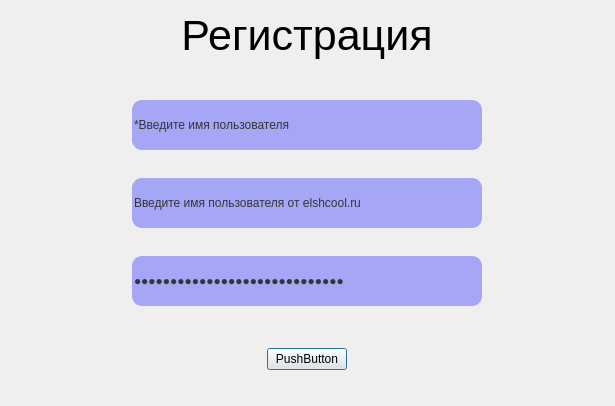
<?xml version="1.0" encoding="UTF-8"?>
<ui version="4.0">
 <class>Dialog</class>
 <widget class="QDialog" name="Dialog">
  <property name="geometry">
   <rect>
    <x>0</x>
    <y>0</y>
    <width>615</width>
    <height>406</height>
   </rect>
  </property>
  <property name="windowTitle">
   <string>Register</string>
  </property>
  <property name="styleSheet">
   <string notr="true">QLineEdit {
	background-color: #A5A6F6;
	border: 20px;
	border-radius: 10px;
	color: rgb(53, 53, 53);
}</string>
  </property>
  <property name="inputMethodHints">
   <set>Qt::ImhHiddenText|Qt::ImhNoPredictiveText</set>
  </property>
  <layout class="QVBoxLayout" name="verticalLayout">
   <item alignment="Qt::AlignHCenter|Qt::AlignTop">
    <widget class="QLabel" name="register_label">
     <property name="font">
      <font>
       <pointsize>32</pointsize>
      </font>
     </property>
     <property name="styleSheet">
      <string notr="true">color: rgb(0, 0, 0);</string>
     </property>
     <property name="text">
      <string>Регистрация</string>
     </property>
     <property name="alignment">
      <set>Qt::AlignCenter</set>
     </property>
     <property name="margin">
      <number>10</number>
     </property>
    </widget>
   </item>
   <item alignment="Qt::AlignHCenter|Qt::AlignVCenter">
    <widget class="QLineEdit" name="username">
     <property name="sizePolicy">
      <sizepolicy hsizetype="Expanding" vsizetype="Preferred">
       <horstretch>0</horstretch>
       <verstretch>0</verstretch>
      </sizepolicy>
     </property>
     <property name="minimumSize">
      <size>
       <width>350</width>
       <height>50</height>
      </size>
     </property>
     <property name="styleSheet">
      <string notr="true"/>
     </property>
     <property name="inputMask">
      <string notr="true"/>
     </property>
     <property name="text">
      <string notr="true">*Введите имя пользователя</string>
     </property>
    </widget>
   </item>
   <item alignment="Qt::AlignHCenter|Qt::AlignVCenter">
    <widget class="QLineEdit" name="ej_username">
     <property name="sizePolicy">
      <sizepolicy hsizetype="Expanding" vsizetype="Preferred">
       <horstretch>0</horstretch>
       <verstretch>0</verstretch>
      </sizepolicy>
     </property>
     <property name="minimumSize">
      <size>
       <width>350</width>
       <height>50</height>
      </size>
     </property>
     <property name="inputMask">
      <string notr="true"/>
     </property>
     <property name="text">
      <string notr="true">Введите имя пользователя от elshcool.ru</string>
     </property>
     <property name="maxLength">
      <number>32767</number>
     </property>
     <property name="frame">
      <bool>true</bool>
     </property>
     <property name="echoMode">
      <enum>QLineEdit::Normal</enum>
     </property>
    </widget>
   </item>
   <item alignment="Qt::AlignHCenter|Qt::AlignVCenter">
    <widget class="QLineEdit" name="ej_password">
     <property name="sizePolicy">
      <sizepolicy hsizetype="Expanding" vsizetype="Preferred">
       <horstretch>0</horstretch>
       <verstretch>0</verstretch>
      </sizepolicy>
     </property>
     <property name="minimumSize">
      <size>
       <width>350</width>
       <height>50</height>
      </size>
     </property>
     <property name="inputMethodHints">
      <set>Qt::ImhHiddenText|Qt::ImhNoAutoUppercase|Qt::ImhSensitiveData</set>
     </property>
     <property name="inputMask">
      <string notr="true"/>
     </property>
     <property name="text">
      <string notr="true">Введите пароль от elshcool.ru</string>
     </property>
     <property name="echoMode">
      <enum>QLineEdit::Password</enum>
     </property>
    </widget>
   </item>
   <item alignment="Qt::AlignHCenter|Qt::AlignVCenter">
    <widget class="QPushButton" name="pushButton">
     <property name="text">
      <string>PushButton</string>
     </property>
    </widget>
   </item>
  </layout>
 </widget>
 <resources/>
 <connections/>
</ui>
